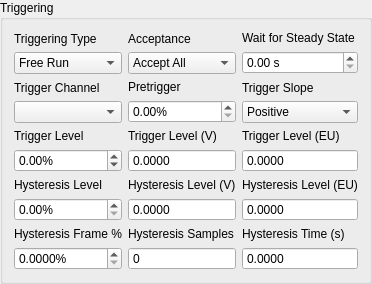
        <widget class="QGroupBox" name="triggering_groupbox">
         <property name="title">
          <string>Triggering</string>
         </property>
         <layout class="QGridLayout" name="gridLayout_2">
          <item row="4" column="1">
           <layout class="QVBoxLayout" name="hysteresis_samples_layout">
            <item>
             <widget class="QLabel" name="hysteresis_samples_label">
              <property name="text">
               <string>Hysteresis Samples</string>
              </property>
             </widget>
            </item>
            <item>
             <widget class="QSpinBox" name="hysteresis_samples_display">
              <property name="toolTip">
               <string>&lt;html&gt;&lt;head/&gt;&lt;body&gt;&lt;p&gt;&lt;span style=&quot; font-weight:600;&quot;&gt;Hysteresis Samples&lt;/span&gt;&lt;/p&gt;&lt;p&gt;Number of samples that the trigger channel must be below the Hysteresis level.  This property is read only and shown for the user's convenience.&lt;/p&gt;&lt;/body&gt;&lt;/html&gt;</string>
              </property>
              <property name="readOnly">
               <bool>true</bool>
              </property>
              <property name="buttonSymbols">
               <enum>QAbstractSpinBox::NoButtons</enum>
              </property>
              <property name="maximum">
               <number>1000000</number>
              </property>
             </widget>
            </item>
           </layout>
          </item>
          <item row="1" column="1">
           <layout class="QVBoxLayout" name="pretrigger_layout">
            <item>
             <widget class="QLabel" name="pretrigger_label">
              <property name="text">
               <string>Pretrigger</string>
              </property>
             </widget>
            </item>
            <item>
             <layout class="QHBoxLayout" name="pretrigger_selector_layout">
              <item>
               <widget class="QDoubleSpinBox" name="pretrigger_selector">
                <property name="toolTip">
                 <string>&lt;html&gt;&lt;head/&gt;&lt;body&gt;&lt;p&gt;&lt;span style=&quot; font-weight:600;&quot;&gt;Pretrigger&lt;/span&gt;&lt;/p&gt;&lt;p&gt;Amount of time in the measurement frame before the trigger occurs.  The system retains a running buffer of recently acquired data looking for the trigger.  When the trigger is found, the specified percentage of the frame is data that occured before the trigger.  This is used to capture, for example, the entire transient of a shock, some of which may occur before the trigger depending on the trigger level.&lt;/p&gt;&lt;/body&gt;&lt;/html&gt;</string>
                </property>
                <property name="suffix">
                 <string>%</string>
                </property>
               </widget>
              </item>
             </layout>
            </item>
           </layout>
          </item>
          <item row="1" column="0">
           <layout class="QVBoxLayout" name="trigger_channel_layout">
            <item>
             <widget class="QLabel" name="trigger_channel_label">
              <property name="text">
               <string>Trigger Channel</string>
              </property>
             </widget>
            </item>
            <item>
             <widget class="QComboBox" name="trigger_channel_selector">
              <property name="toolTip">
               <string>&lt;html&gt;&lt;head/&gt;&lt;body&gt;&lt;p&gt;&lt;span style=&quot; font-weight:600;&quot;&gt;Trigger Channel&lt;/span&gt;&lt;/p&gt;&lt;p&gt;Select the channel to use as a trigger.&lt;/p&gt;&lt;/body&gt;&lt;/html&gt;</string>
              </property>
             </widget>
            </item>
           </layout>
          </item>
          <item row="0" column="2">
           <layout class="QVBoxLayout" name="wait_for_steady_layout">
            <item>
             <widget class="QLabel" name="wait_for_steady_label">
              <property name="text">
               <string>Wait for Steady State</string>
              </property>
             </widget>
            </item>
            <item>
             <layout class="QHBoxLayout" name="wait_for_steady_selector_layout">
              <item>
               <widget class="QDoubleSpinBox" name="wait_for_steady_selector">
                <property name="toolTip">
                 <string>&lt;html&gt;&lt;head/&gt;&lt;body&gt;&lt;p&gt;&lt;span style=&quot; font-weight:600;&quot;&gt;Wait for Steady State&lt;/span&gt;&lt;/p&gt;&lt;p&gt;Amount of time to wait for the measurement to achieve a steady state response prior to performing signal processing operations.&lt;/p&gt;&lt;/body&gt;&lt;/html&gt;</string>
                </property>
                <property name="suffix">
                 <string> s</string>
                </property>
               </widget>
              </item>
             </layout>
            </item>
           </layout>
          </item>
          <item row="2" column="1">
           <layout class="QVBoxLayout" name="trigger_level_voltage_layout">
            <item>
             <widget class="QLabel" name="trigger_level_voltage_label">
              <property name="text">
               <string>Trigger Level (V)</string>
              </property>
             </widget>
            </item>
            <item>
             <widget class="QDoubleSpinBox" name="trigger_level_voltage_display">
              <property name="toolTip">
               <string>&lt;html&gt;&lt;head/&gt;&lt;body&gt;&lt;p&gt;&lt;span style=&quot; font-weight:600;&quot;&gt;Trigger Level (V)&lt;/span&gt;&lt;/p&gt;&lt;p&gt;Level to trigger at in volts.  This property is read only and displayed for the user's convenience.&lt;/p&gt;&lt;/body&gt;&lt;/html&gt;</string>
              </property>
              <property name="readOnly">
               <bool>true</bool>
              </property>
              <property name="buttonSymbols">
               <enum>QAbstractSpinBox::NoButtons</enum>
              </property>
              <property name="decimals">
               <number>4</number>
              </property>
             </widget>
            </item>
           </layout>
          </item>
          <item row="0" column="0">
           <layout class="QVBoxLayout" name="triggering_type_layout">
            <item>
             <widget class="QLabel" name="triggering_type_label">
              <property name="text">
               <string>Triggering Type</string>
              </property>
             </widget>
            </item>
            <item>
             <widget class="QComboBox" name="triggering_type_selector">
              <property name="toolTip">
               <string>&lt;html&gt;&lt;head/&gt;&lt;body&gt;&lt;p&gt;&lt;span style=&quot; font-weight:600;&quot;&gt;Triggering Type&lt;/span&gt;&lt;/p&gt;&lt;p&gt;Type of trigger used for the analysis.&lt;/p&gt;&lt;p&gt;Free Run: No triggering is used.&lt;/p&gt;&lt;p&gt;First Frame: Triggering only starts the first measurement frame and then the measurement proceeds as if it were a Free Run.&lt;/p&gt;&lt;p&gt;Every Frame: The measurement waits for a trigger for every measurement frame.&lt;/p&gt;&lt;/body&gt;&lt;/html&gt;</string>
              </property>
              <item>
               <property name="text">
                <string>Free Run</string>
               </property>
              </item>
              <item>
               <property name="text">
                <string>First Frame</string>
               </property>
              </item>
              <item>
               <property name="text">
                <string>Every Frame</string>
               </property>
              </item>
             </widget>
            </item>
           </layout>
          </item>
          <item row="0" column="1">
           <layout class="QVBoxLayout" name="acceptance_layout">
            <item>
             <widget class="QLabel" name="acceptance_label">
              <property name="text">
               <string>Acceptance</string>
              </property>
             </widget>
            </item>
            <item>
             <widget class="QComboBox" name="acceptance_selector">
              <property name="toolTip">
               <string>&lt;html&gt;&lt;head/&gt;&lt;body&gt;&lt;p&gt;&lt;span style=&quot; font-weight:600;&quot;&gt;Acceptance&lt;/span&gt;&lt;/p&gt;&lt;p&gt;Determines how measurement frames are accepted or rejected.&lt;/p&gt;&lt;p&gt;Accept All: Accepts all measurement frames&lt;/p&gt;&lt;p&gt;Manual: Allows the user to specify whether the recently obtained measurement frame should be accepted or rejected.&lt;/p&gt;&lt;p&gt;Autoreject...: Allows the user to load in a Python function to automatically accept or reject the measurement frame based off of arbitrary criteria.&lt;/p&gt;&lt;/body&gt;&lt;/html&gt;</string>
              </property>
              <item>
               <property name="text">
                <string>Accept All</string>
               </property>
              </item>
              <item>
               <property name="text">
                <string>Manual</string>
               </property>
              </item>
              <item>
               <property name="text">
                <string>Autoreject...</string>
               </property>
              </item>
             </widget>
            </item>
           </layout>
          </item>
          <item row="2" column="0">
           <layout class="QVBoxLayout" name="trigger_level_layout">
            <item>
             <widget class="QLabel" name="trigger_level_label">
              <property name="text">
               <string>Trigger Level</string>
              </property>
             </widget>
            </item>
            <item>
             <layout class="QHBoxLayout" name="trigger_level_selector_layout">
              <item>
               <widget class="QDoubleSpinBox" name="trigger_level_selector">
                <property name="toolTip">
                 <string>&lt;html&gt;&lt;head/&gt;&lt;body&gt;&lt;p&gt;&lt;span style=&quot; font-weight:600;&quot;&gt;Trigger Level&lt;/span&gt;&lt;/p&gt;&lt;p&gt;Level to trigger at as a percentage of the range of the channel.&lt;/p&gt;&lt;/body&gt;&lt;/html&gt;</string>
                </property>
                <property name="suffix">
                 <string>%</string>
                </property>
                <property name="minimum">
                 <double>-99.989999999999995</double>
                </property>
                <property name="singleStep">
                 <double>0.100000000000000</double>
                </property>
               </widget>
              </item>
             </layout>
            </item>
           </layout>
          </item>
          <item row="2" column="2">
           <layout class="QVBoxLayout" name="trigger_level_eu_layout">
            <item>
             <widget class="QLabel" name="trigger_level_eu_label">
              <property name="text">
               <string>Trigger Level (EU)</string>
              </property>
             </widget>
            </item>
            <item>
             <widget class="QDoubleSpinBox" name="trigger_level_eu_display">
              <property name="toolTip">
               <string>&lt;html&gt;&lt;head/&gt;&lt;body&gt;&lt;p&gt;&lt;span style=&quot; font-weight:600;&quot;&gt;Trigger Level (EU)&lt;/span&gt;&lt;/p&gt;&lt;p&gt;Level to trigger at in Engineering Units.  This property is read only and displayed for the user's convenience.&lt;/p&gt;&lt;/body&gt;&lt;/html&gt;</string>
              </property>
              <property name="readOnly">
               <bool>true</bool>
              </property>
              <property name="buttonSymbols">
               <enum>QAbstractSpinBox::NoButtons</enum>
              </property>
              <property name="decimals">
               <number>4</number>
              </property>
             </widget>
            </item>
           </layout>
          </item>
          <item row="3" column="0">
           <layout class="QVBoxLayout" name="hysteresis_layout">
            <item>
             <widget class="QLabel" name="hysteresis_label">
              <property name="text">
               <string>Hysteresis Level</string>
              </property>
             </widget>
            </item>
            <item>
             <layout class="QHBoxLayout" name="hysteresis_selector_layout">
              <item>
               <widget class="QDoubleSpinBox" name="hysteresis_selector">
                <property name="toolTip">
                 <string>&lt;html&gt;&lt;head/&gt;&lt;body&gt;&lt;p&gt;&lt;span style=&quot; font-weight:600;&quot;&gt;Hysteresis Level&lt;/span&gt;&lt;/p&gt;&lt;p&gt;Level that the signal must return to prior to a new trigger being able to be accepted.  This ensures that the system must return to some nominal state prior to a new trigger being obtained.  Specified in percentage of the range of the channel.&lt;/p&gt;&lt;/body&gt;&lt;/html&gt;</string>
                </property>
                <property name="suffix">
                 <string>%</string>
                </property>
               </widget>
              </item>
             </layout>
            </item>
           </layout>
          </item>
          <item row="3" column="1">
           <layout class="QVBoxLayout" name="hysteresis_voltage_layout">
            <item>
             <widget class="QLabel" name="hysteresis_voltage_label">
              <property name="text">
               <string>Hysteresis Level (V)</string>
              </property>
             </widget>
            </item>
            <item>
             <widget class="QDoubleSpinBox" name="hysteresis_voltage_display">
              <property name="toolTip">
               <string>&lt;html&gt;&lt;head/&gt;&lt;body&gt;&lt;p&gt;&lt;span style=&quot; font-weight:600;&quot;&gt;Hysteresis Level (V)&lt;/span&gt;&lt;/p&gt;&lt;p&gt;Level that the trigger channel must fall below to achieve a subsequent trigger in volts. This property is read only and displayed for the user's convenience.&lt;/p&gt;&lt;/body&gt;&lt;/html&gt;</string>
              </property>
              <property name="readOnly">
               <bool>true</bool>
              </property>
              <property name="buttonSymbols">
               <enum>QAbstractSpinBox::NoButtons</enum>
              </property>
              <property name="decimals">
               <number>4</number>
              </property>
             </widget>
            </item>
           </layout>
          </item>
          <item row="3" column="2">
           <layout class="QVBoxLayout" name="hysteresis_eu_layout">
            <item>
             <widget class="QLabel" name="hysteresis_eu_label">
              <property name="text">
               <string>Hysteresis Level (EU)</string>
              </property>
             </widget>
            </item>
            <item>
             <widget class="QDoubleSpinBox" name="hysteresis_eu_display">
              <property name="toolTip">
               <string>&lt;html&gt;&lt;head/&gt;&lt;body&gt;&lt;p&gt;&lt;span style=&quot; font-weight:600;&quot;&gt;Hysteresis Level (EU)&lt;/span&gt;&lt;/p&gt;&lt;p&gt;Level that the trigger channel must fall below to achieve a subsequent trigger in Engineering Units.  This property is read only and displayed for the user's convenience.&lt;/p&gt;&lt;/body&gt;&lt;/html&gt;</string>
              </property>
              <property name="readOnly">
               <bool>true</bool>
              </property>
              <property name="buttonSymbols">
               <enum>QAbstractSpinBox::NoButtons</enum>
              </property>
              <property name="decimals">
               <number>4</number>
              </property>
             </widget>
            </item>
           </layout>
          </item>
          <item row="1" column="2">
           <layout class="QVBoxLayout" name="trigger_slope_layout">
            <item>
             <widget class="QLabel" name="trigger_slope_label">
              <property name="text">
               <string>Trigger Slope</string>
              </property>
             </widget>
            </item>
            <item>
             <widget class="QComboBox" name="trigger_slope_selector">
              <property name="toolTip">
               <string>&lt;html&gt;&lt;head/&gt;&lt;body&gt;&lt;p&gt;&lt;span style=&quot; font-weight:600;&quot;&gt;Trigger Slope&lt;/span&gt;&lt;/p&gt;&lt;p&gt;Slope of the trigger.  If the slope is Positive, it will look for a rising signal to trigger the measurement.  If the trigger slope is Negative, it will look for a falling signal to trigger the measurement.&lt;/p&gt;&lt;/body&gt;&lt;/html&gt;</string>
              </property>
              <item>
               <property name="text">
                <string>Positive</string>
               </property>
              </item>
              <item>
               <property name="text">
                <string>Negative</string>
               </property>
              </item>
             </widget>
            </item>
           </layout>
          </item>
          <item row="4" column="2">
           <layout class="QVBoxLayout" name="hysteresis_time_layout">
            <item>
             <widget class="QLabel" name="hysteresis_time_label">
              <property name="text">
               <string>Hysteresis Time (s)</string>
              </property>
             </widget>
            </item>
            <item>
             <widget class="QDoubleSpinBox" name="hysteresis_time_display">
              <property name="toolTip">
               <string>&lt;html&gt;&lt;head/&gt;&lt;body&gt;&lt;p&gt;&lt;span style=&quot; font-weight:600;&quot;&gt;Hysteresis Time (s)&lt;/span&gt;&lt;/p&gt;&lt;p&gt;Amount of time that the trigger channel must be below the Hysteresis level. This property is read only and is displayed for the user's convenience.&lt;/p&gt;&lt;/body&gt;&lt;/html&gt;</string>
              </property>
              <property name="readOnly">
               <bool>true</bool>
              </property>
              <property name="buttonSymbols">
               <enum>QAbstractSpinBox::NoButtons</enum>
              </property>
              <property name="decimals">
               <number>4</number>
              </property>
              <property name="maximum">
               <double>100000.000000000000000</double>
              </property>
             </widget>
            </item>
           </layout>
          </item>
          <item row="4" column="0">
           <layout class="QVBoxLayout" name="hysteresis_length_layout">
            <item>
             <widget class="QLabel" name="hysteresis_length_label">
              <property name="text">
               <string>Hysteresis Frame %</string>
              </property>
             </widget>
            </item>
            <item>
             <widget class="QDoubleSpinBox" name="hysteresis_length_selector">
              <property name="toolTip">
               <string>&lt;html&gt;&lt;head/&gt;&lt;body&gt;&lt;p&gt;&lt;span style=&quot; font-weight:600;&quot;&gt;Hysteresis Frame %&lt;/span&gt;&lt;/p&gt;&lt;p&gt;Percentage of the measurement frame that the signal must be below the Hysteresis value in order to accept a new trigger.  Useful for Burst Random excitation where you don't want to accidentally trigger midway through the burst.&lt;/p&gt;&lt;/body&gt;&lt;/html&gt;</string>
              </property>
              <property name="suffix">
               <string>%</string>
              </property>
              <property name="decimals">
               <number>4</number>
              </property>
             </widget>
            </item>
           </layout>
          </item>
         </layout>
        </widget>
